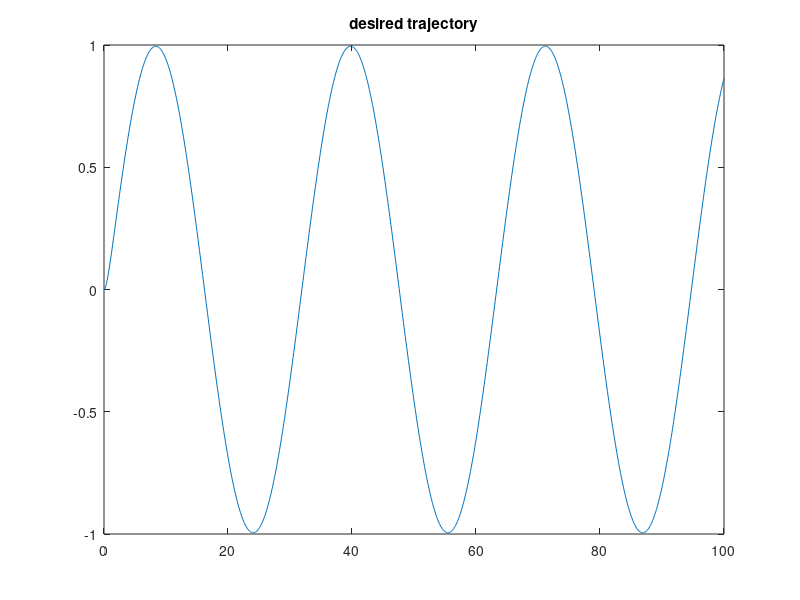

MATLAB code to generate this figure: (Note: this script raises an error after producing the figure.)
%% April 2021 update

%%
clear all
close all

%% simulation time definition
interval=0.1;
t_space = 0:interval:100;

%% Model Definition
am = 2;
bm = +2;
% r = 5;
% r = r *ones(1,length(t_space));
r = sin(0.2*t_space);
u_r = r;
Wm = tf(bm,[1 am]);
xm = lsim(Wm,u_r,t_space);
figure()
plot(t_space,xm);
title('desired trajectory');

gamma1=0.3; %0.2 and 0.3 also work
gamma2=0.3;


%% Plant Definition for simulation purposes
km=235.68;
kT=0.0037;
Tm=0.564;
a =  1/Tm;
b = km*kT/Tm;
Gp = tf(b,[1 a]);
Gp_ss = ss(Gp);
% a must be positive, b can be whatever
% test = lsim(Gp_ss,ones(1,length(t_space)),t_space);
% plot(t_space,test)

%% Initialization of loop variables
x=zeros;
u = zeros;
k=zeros;
l=zeros;
k_l = zeros(length(t_space),2);
x(1)=0;
e(1)=0;
kstar=(am-a)/b;
lstar=bm/b;
kp = calculate_k(Gp);
km = calculate_k(Wm);
sgn = sign(kp)/sign(km); 

%% MRAC process
for i=1:(length(xm)-1)
    
    t = t_space(i):interval:t_space(i+1);
    
    %Input calculation
    u(i) = -k_l(i,1)*x(i) + k_l(i,2)*r(i);
    
    %System Response to input
    input=u(i) * ones(1,length(t));
    temp = lsim(Gp_ss,input,t,x(i));
    x(i+1)=temp(end);
    
    %Tracking error
    e(i+1)=x(i+1)-xm(i+1);
    
    %Adaptive Law 
    [k_l(i+1,1),k_l(i+1,2)]= calculate_k_l(gamma1,gamma2,e(i+1),x(i+1),r(i+1),t,k_l(i,:),sign(b));
    
end

%% Figure Generation
save workspace.mat
figures()
